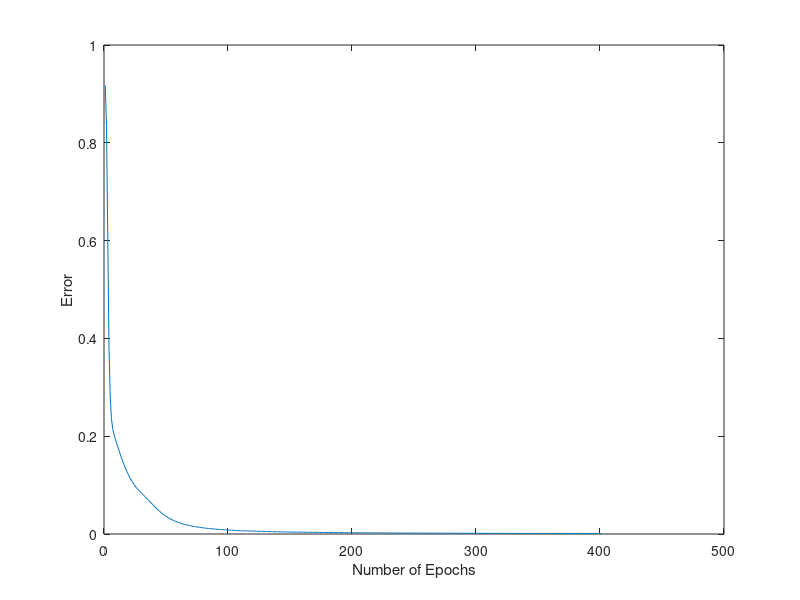

Recreate this plot in MATLAB.

%Initialize Weights
%Layer Q
pnum=16;
jnum=16;
qnum=2;
Wqp=randn(qnum,pnum);
Wpj=randn(pnum,jnum); 
%%%%%%%%%%%%%%Load Training%%%%%%%%%%%%%%
t1a = [0 0 0 0;
       0 1 1 1;
       0 1 0 0;
       0 1 0 0];
t1b = [0 1 1 1;
       0 1 0 0;
       0 1 0 0;
       0 1 0 0];
t1c = [0 1 1 1;
       1 0 0 0;
       1 0 0 0;
       1 0 0 0];
t2a = [0 0 1 0;
       0 0 1 0;
       0 0 1 0;
       1 1 1 0];
t2b = [0 0 0 1;
       0 0 0 1;
       1 1 1 1;
       0 0 0 0]; 
t2c = [0 0 0 1;
       0 0 0 1;
       0 0 0 1;
       1 1 1 0]; 


t1a=t1a(:);
t1b=t1b(:);
t1c=t1c(:);

t2a=t2a(:);
t2b=t2b(:);
t2c=t2c(:);


Input1=[t1a t1b t1c];
Input2=[t2a t2b t2c];


Input=[Input1 Input2];
h=@(I) 1./(1+exp(-I));
k=0;
alpha=2;Eth=1e-4;kmax=400;
Es=100;
R=[1 0; 1 0;
   0 1; 0 1]; 
Error=zeros(1,400);
while Es > Eth && k <= kmax
    Es=0;
    k=k+1;
    TSN=4;
    for i=1:TSN
        %%%%%%%%%%%%Forward Step%%%%%%%%% 
        Ij=Input(:,i);
        Oj=h(Ij);
        Ip=Wpj*Oj;
        Op=h(Ip);
        Iq=Wqp*Op; %%49*4
        Oq=h(Iq);

        deltaQ=(R(i,:)'-Oq).*(h(Iq).*(1-h(Iq)));
        deltaP=h(Ip)'.*(1-h(Ip))'.*(deltaQ'*Wqp);
        
        Wqp=Wqp+deltaQ*Op';
        Wpj=Wpj+deltaP'*Oj';
        Es=.5*sum((R(i,:)'-Oq).^2);        
    end
    Error(k)=Es; 
end

plot(Error);xlabel('Number of Epochs');ylabel('Error');
save('NN_weights.mat')